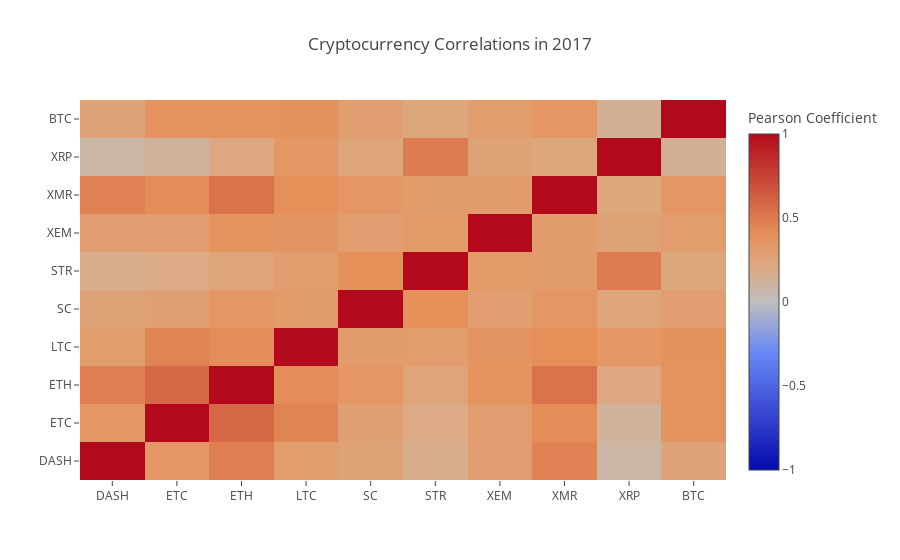

The notebook cell saved with this chart:
### Markdown cell above
These are somewhat more significant correlation coefficients.  Strong enough to use as the sole basis for an investment? Certainly not.  

It is notable, however, that almost all of the cryptocurrencies have become more correlated with each other across the board.

### Code cell
correlation_heatmap(combined_df_2017.pct_change(), "Cryptocurrency Correlations in 2017")

### Figure 1 — Plotly figure (JSON) as saved in the notebook; plotly's stock layout.template omitted (floating-point values rounded to 4 significant figures)
{"data": [{"colorbar": {"title": "Pearson Coefficient"}, "type": "heatmap", "x": ["DASH", "ETC", "ETH", "LTC", "SC", "STR", "XEM", "XMR", "XRP", "BTC"], "y": ["DASH", "ETC", "ETH", "LTC", "SC", "STR", "XEM", "XMR", "XRP", "BTC"], "z": [[1, 0.356, 0.484, 0.3072, 0.2617, 0.1722, 0.3016, 0.4681, 0.08848, 0.2533], [0.356, 1, 0.5824, 0.4596, 0.2828, 0.2005, 0.3014, 0.4194, 0.1127, 0.3745], [0.484, 0.5824, 1, 0.4158, 0.3553, 0.25, 0.3791, 0.5331, 0.2157, 0.3753], [0.3072, 0.4596, 0.4158, 1, 0.316, 0.3067, 0.3603, 0.4086, 0.3413, 0.3868], [0.2617, 0.2828, 0.3553, 0.316, 1, 0.4045, 0.2964, 0.3502, 0.2423, 0.2976], [0.1722, 0.2005, 0.25, 0.3067, 0.4045, 1, 0.3304, 0.3237, 0.4957, 0.2278], [0.3016, 0.3014, 0.3791, 0.3603, 0.2964, 0.3304, 1, 0.3125, 0.2679, 0.3067], [0.4681, 0.4194, 0.5331, 0.4086, 0.3502, 0.3237, 0.3125, 1, 0.2269, 0.3567], [0.08848, 0.1127, 0.2157, 0.3413, 0.2423, 0.4957, 0.2679, 0.2269, 1, 0.142], [0.2533, 0.3745, 0.3753, 0.3868, 0.2976, 0.2278, 0.3067, 0.3567, 0.142, 1]], "zmax": 1, "zmin": -1}], "layout": {"title": "Cryptocurrency Correlations in 2017"}}
